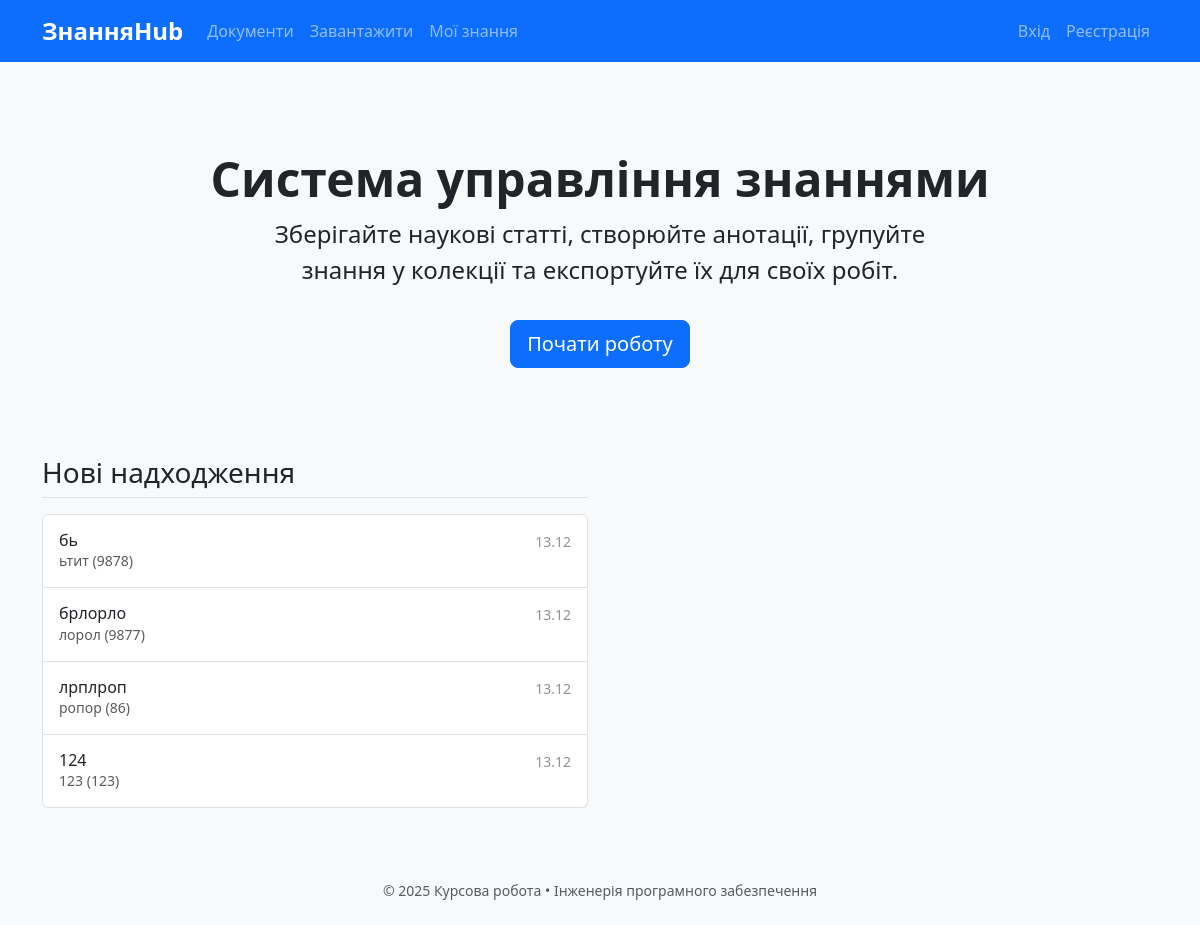
Before: / with the older database file.
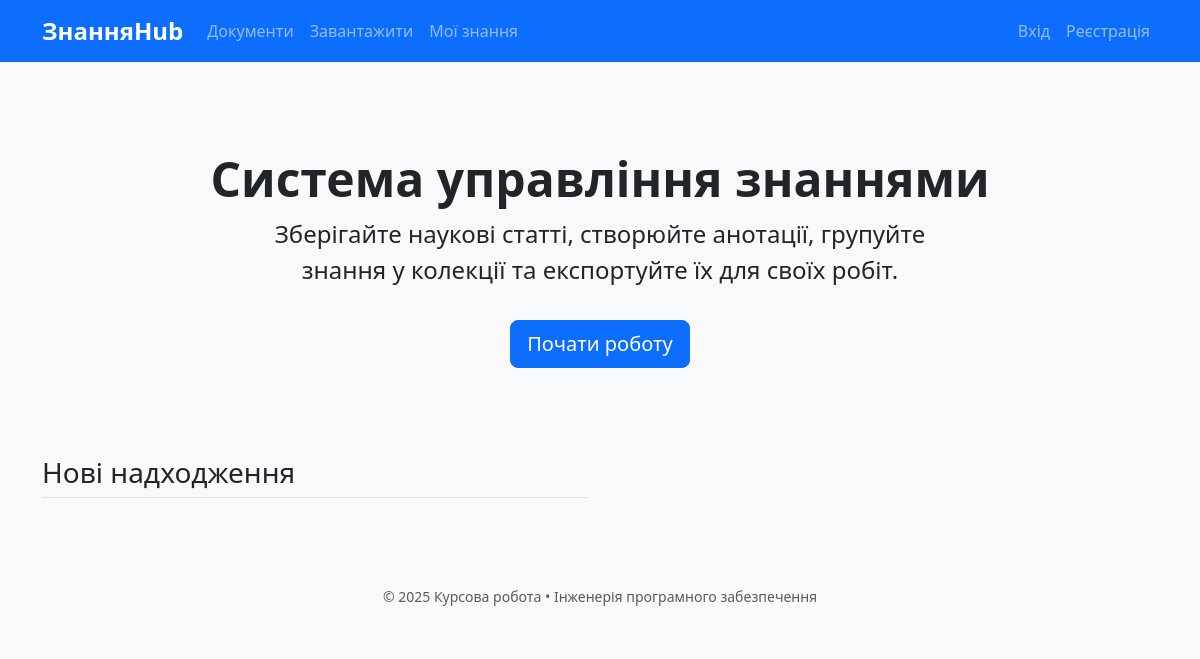
After: the same page with the newer database file.
### models.py (models this page shows)
class Document(db.Model):
    id = db.Column(db.Integer, primary_key=True)
    title = db.Column(db.String(300), nullable=False)
    authors = db.Column(db.Text)
    year = db.Column(db.Integer)
    source = db.Column(db.Text)
    doc_type = db.Column(db.String(50))
    original_filename = db.Column(db.String(300), nullable=False)
    stored_filename = db.Column(db.String(200), nullable=False, unique=True)
    uploaded_at = db.Column(db.DateTime, default=datetime.utcnow)
    uploaded_by = db.Column(db.Integer, db.ForeignKey('user.id'))
    user = db.relationship('User', backref='documents')

### app.py (the view)
    @app.route('/')
    def index():
        recent_uploads = Document.query.order_by(Document.uploaded_at.desc()).limit(10).all()
        return render_template('index.html', recent=recent_uploads)

### templates/index.html (shortened to what this page needs)
{% extends "base.html" %}
{% block content %}
<div class="p-5 mb-4 bg-light rounded-3 text-center">
    <div class="container-fluid py-3 d-flex flex-column align-items-center">
        <h1 class="display-5 fw-bold text-center w-100">Система управління знаннями</h1>
        <p class="col-md-8 fs-4 mx-auto text-center">Зберігайте наукові статті, створюйте анотації, групуйте знання у колекції та експортуйте їх для своїх робіт.</p>
        {% if not current_user.is_authenticated %}
            <a href="{{ url_for('register') }}" class="btn btn-primary btn-lg mt-3" type="button">Почати роботу</a>
        {% else %}
            <a href="{{ url_for('document_list') }}" class="btn btn-primary btn-lg mt-3" type="button">Перейти до документів</a>
        {% endif %}
    </div>
</div>
<div class="row g-4">
    <div class="col-md-6">
        <h3 class="mb-3 border-bottom pb-2">Нові надходження</h3>
        <div class="list-group">
            {% for doc in recent %}
            <a href="{{ url_for('document_detail', doc_id=doc.id) }}" class="list-group-item list-group-item-action d-flex gap-3 py-3" aria-current="true">
                <div class="d-flex gap-2 w-100 justify-content-between">
                    <div>
                        <h6 class="mb-0">{{ doc.title }}</h6>
                        <p class="mb-0 opacity-75 small">{{ doc.authors }} ({{ doc.year }})</p>
                    </div>
                    <small class="opacity-50 text-nowrap">{{ doc.uploaded_at.strftime('%d.%m') }}</small>
                </div>
            </a>
            {% endfor %}
        </div>
    </div>
</div>
{% endblock %}

### templates/base.html (shortened to what this page needs)
<!DOCTYPE html>
<html lang="uk">
<head>
    <link href="https://cdn.jsdelivr.net/npm/bootstrap@5.3.3/dist/css/bootstrap.min.css" rel="stylesheet">
    <link href="{{ url_for('static', filename='css/style.css') }}" rel="stylesheet">
    <link rel="stylesheet" href="https://cdn.jsdelivr.net/npm/bootstrap-icons@1.10.0/font/bootstrap-icons.css">
</head>
<body>
    <nav class="navbar navbar-expand-lg navbar-dark bg-primary mb-4">
        <div class="container">
            <a class="navbar-brand fw-bold" href="{{ url_for('index') }}">ЗнанняHub</a>
            <div class="collapse navbar-collapse" id="navbar">
                <ul class="navbar-nav me-auto">
                    <li class="nav-item"><a class="nav-link" href="{{ url_for('document_list') }}">Документи</a></li>
                    <li class="nav-item"><a class="nav-link" href="{{ url_for('upload_document') }}">Завантажити</a></li>
                    <li class="nav-item"><a class="nav-link" href="{{ url_for('my_knowledge') }}">Мої знання</a></li>
                </ul>
                <ul class="navbar-nav">
                    {% if current_user.is_authenticated %}
                    <li class="nav-item d-flex align-items-center">
                        <span class="text-white me-3">Привіт, {{ current_user.name }}!</span>
                    </li>
                    <li class="nav-item"><a class="nav-link" href="{{ url_for('logout') }}">Вихід</a></li>
                    {% else %}
                    <li class="nav-item"><a class="nav-link" href="{{ url_for('login') }}">Вхід</a></li>
                    <li class="nav-item"><a class="nav-link" href="{{ url_for('register') }}">Реєстрація</a></li>
                    {% endif %}
                </ul>
            </div>
        </div>
    </nav>
    <div class="container">
        {% block content %}{% endblock %}
    </div>
    <footer class="bg-light mt-5 py-4 text-center text-muted small">
        © 2025 Курсова робота • Інженерія програмного забезпечення
    </footer>
</body>
</html>

### static/css/style.css (style rules this page uses)
:root { --primary: #0d6efd; --hover-shadow: 0 10px 20px rgba(0,0,0,0.1); }
body { background: #f8f9fa; font-family: 'Segoe UI', sans-serif; }
.card-body, .form-group, .form-label, label, .h1, .h2, .h3, .h4, .h5, .h6, h1, h2, h3, h4, h5, h6 { text-align: left !important; }
.btn { border-radius: 8px; }
.navbar-brand { font-weight: 700; font-size: 1.5rem; }

Changed rows visible on the page:
removed Document: title "бь", authors "ьтит", year "9878", uploaded_at "13.12"
removed Document: title "брлорло", authors "лорол", year "9877", uploaded_at "13.12"
removed Document: title "лрплроп", authors "ропор", year "86", uploaded_at "13.12"
removed Document: title "124", authors "123", year "123", uploaded_at "13.12"
